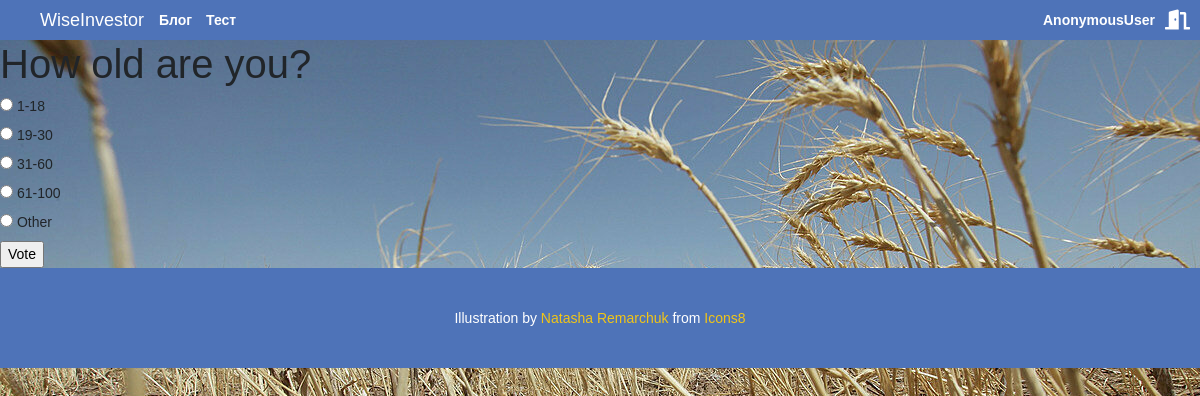
The app's page /polls/5/ with its own data.
### polls/models.py (models this page shows, shortened)
class Question(models.Model):
    question_text = models.CharField(max_length=200)
    pub_date = models.DateTimeField('date published')
    def was_published_recently(self):
        now = timezone.now()
        return now - datetime.timedelta(days=1) <= self.pub_date <= now
    was_published_recently.admin_order_field = 'pub_date'
    was_published_recently.boolean = True
    was_published_recently.short_description = 'Published recently?'

class Choice(models.Model):
    question = models.ForeignKey(Question, on_delete=models.CASCADE)
    choice_text = models.CharField(max_length=200)
    votes = models.IntegerField(default=0)

### polls/views.py (the view)
# urls.py: path('<int:pk>/', views.DetailView.as_view(), name='detail'),
class DetailView(generic.DetailView):
    model = Question
    template_name = 'polls/detail.html'
    def get_queryset(self):
        return Question.objects.filter(pub_date__lte=timezone.now())

### polls/templates/polls/detail.html (shortened to what this page needs)
{% extends 'layout.html' %}
{% load static %}
{% block links%}<link rel="stylesheet" type="text/css" href="{% static 'polls/css/main_polls.css' %}">{%endblock%}
{%block content %}
    <h1>{{ question.question_text }}</h1>
    <form action="{% url 'polls:vote' question.id %}" method="post">
    {% for choice in question.choice_set.all %}
        <input type="radio" name="choice" id="choice{{ forloop.counter }}" value="{{ choice.id }}">
        <label for="choice{{ forloop.counter }}">{{ choice.choice_text }}</label><br>
    {% endfor %}
    <input type="submit" value="Vote">
    </form>
{%endblock%}

### static/common_main.css (style rules this page uses)
body { padding: 0; font-family: "Arial", sans-serif; font-size: 14px; }

### static/colors.css (style rules this page uses)
:root { --YELLOW: #f1c517; --BLUE: #4e73b8; --RED: #eb472c; --BROWN: #382d15; --WHITE: #ffffff; }

### polls/static/polls/css/main_polls.css (style rules this page uses)
body { background: url("../images/test/background.jpg") no-repeat; }

### records on screen
Question: question_text "How old are you?"
Choice: choice_text "1-18"
Choice: choice_text "19-30"
Choice: choice_text "31-60"
Choice: choice_text "61-100"
Choice: choice_text "Other"

### other values on screen
{{ request.user }} "AnonymousUser"
